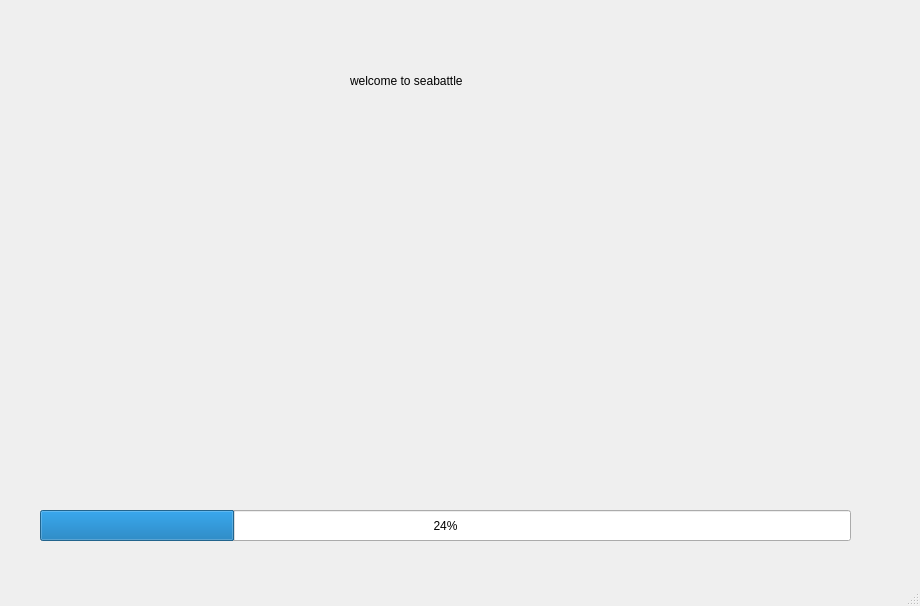
<?xml version="1.0" encoding="UTF-8"?>
<ui version="4.0">
 <class>MainWindow</class>
 <widget class="QMainWindow" name="MainWindow">
  <property name="geometry">
   <rect>
    <x>0</x>
    <y>0</y>
    <width>920</width>
    <height>606</height>
   </rect>
  </property>
  <property name="windowTitle">
   <string>MainWindow</string>
  </property>
  <widget class="QWidget" name="centralwidget">
   <widget class="QProgressBar" name="progressBar">
    <property name="geometry">
     <rect>
      <x>40</x>
      <y>510</y>
      <width>811</width>
      <height>31</height>
     </rect>
    </property>
    <property name="value">
     <number>24</number>
    </property>
   </widget>
   <widget class="QLabel" name="label">
    <property name="geometry">
     <rect>
      <x>0</x>
      <y>0</y>
      <width>901</width>
      <height>581</height>
     </rect>
    </property>
    <property name="text">
     <string/>
    </property>
   </widget>
   <widget class="QLabel" name="label_2">
    <property name="geometry">
     <rect>
      <x>350</x>
      <y>60</y>
      <width>381</width>
      <height>41</height>
     </rect>
    </property>
    <property name="toolTip">
     <string>&lt;html&gt;&lt;head/&gt;&lt;body&gt;&lt;p align=&quot;center&quot;&gt;&lt;br/&gt;&lt;/p&gt;&lt;/body&gt;&lt;/html&gt;</string>
    </property>
    <property name="styleSheet">
     <string notr="true">font: 900 italic 26pt &quot;Segoe UI&quot;;</string>
    </property>
    <property name="text">
     <string>welcome to seabattle</string>
    </property>
   </widget>
  </widget>
  <widget class="QMenuBar" name="menubar">
   <property name="geometry">
    <rect>
     <x>0</x>
     <y>0</y>
     <width>920</width>
     <height>17</height>
    </rect>
   </property>
  </widget>
  <widget class="QStatusBar" name="statusbar"/>
 </widget>
 <resources/>
 <connections/>
</ui>
